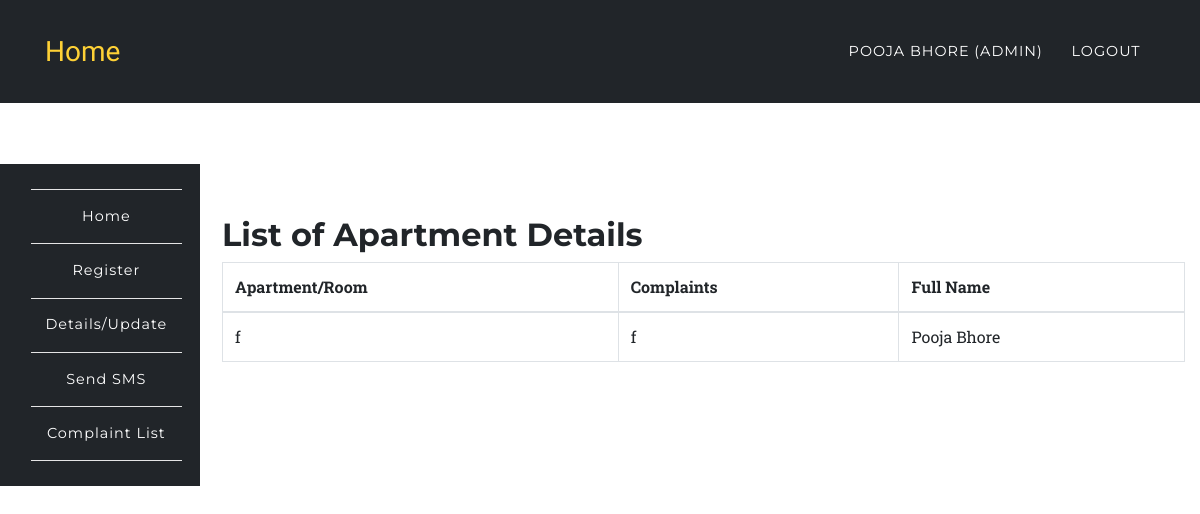
Before: /app/cmplist.php (signed in) with the older database file.
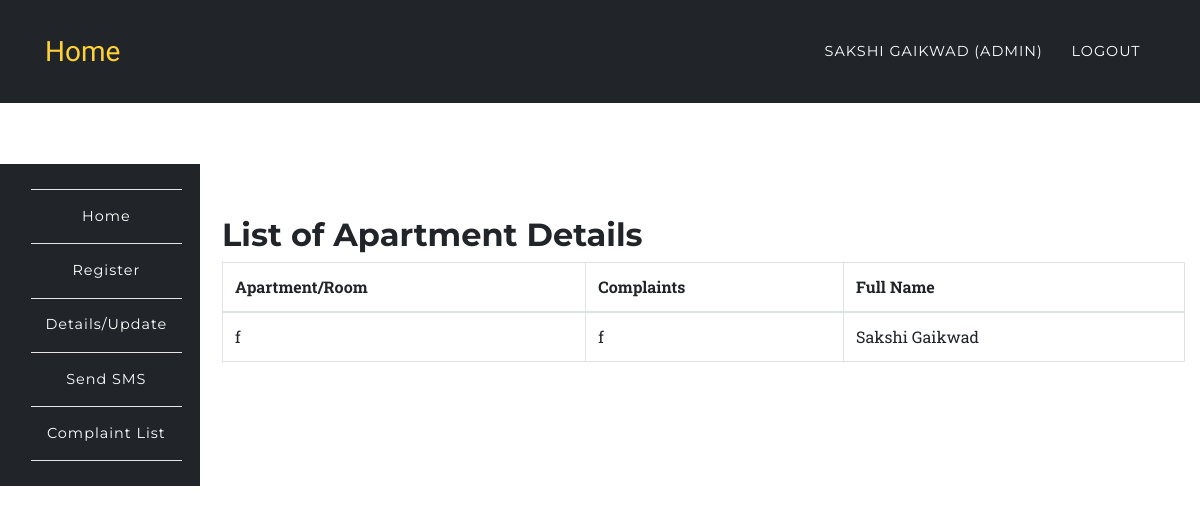
After: the same page with the newer database file.
### tables this page shows
CREATE TABLE `cmps` (
  `id` int(11) NOT NULL,
  `name` varchar(100) DEFAULT NULL,
  `cmp` varchar(200) DEFAULT NULL,
  `username` varchar(200) DEFAULT NULL,
  `fullname` varchar(200) DEFAULT NULL
);

### app/cmplist.php (the view, shortened to what this page needs)
<?php
	require '../config/config.php';
		try {
			if($_SESSION['role'] == 'admin'){
				$stmt = $connect->prepare('SELECT * FROM cmps');
				$stmt->execute();
				$data = $stmt->fetchAll (PDO::FETCH_ASSOC);
			}
		}catch(PDOException $e) {
			$errMsg = $e->getMessage();
		}
?>
<?php include '../include/header.php';?>
	<nav class="navbar navbar-expand-lg navbar-dark fixed-top" style="background-color:#212529;" id="mainNav">
      <div class="container">
	  <a class="navbar-brand js-scroll-trigger" href="../index.php">Home</a>
        <div class="collapse navbar-collapse" id="navbarResponsive">
          <ul class="navbar-nav text-uppercase ml-auto">
            <li class="nav-item">
              <a class="nav-link" href="#"><?php echo $_SESSION['fullname']; ?> <?php if($_SESSION['role'] == 'admin'){ echo "(Admin)"; } ?></a>
            </li>
            <li class="nav-item">
              <a href="../auth/logout.php" class="nav-link">Logout</a>
            </li>
          </ul>
        </div>
      </div>
    </nav>
	<section style="padding-left:0px;">
		<?php include '../include/side-nav.php';?>
	</section>
<br>
<section class="wrapper" style="margin-left: 16%;margin-top: -23%;">
	<div class="container">
		<div class="row">
			<div class="col-12">
			<br>
			<h2>List of Apartment Details</h2>
				<?php
						echo '<table class="table table-bordered">';
						echo '<thead>';
						echo '<tr>';
						echo '<th>Apartment/Room</th>';
						echo '<th>Complaints</th>';
						echo '<th>Full Name</th>';
						echo '</tr>';
						echo '    </thead>';
							echo '    <tbody>';
					foreach ($data as $key => $value) {
					     echo ' <tr>';
					      echo "<td>".$value['name']."</td>";
					     echo "<td>".$value['cmp']."</td>";
					     echo "<td>".$value['fullname']."</td>";
					     echo "</tr>";
					}
					echo ' </tbody>';
					echo '	  </table>';
				?>
			</div>
		</div>
	</div>
</section>
<?php include '../include/footer.php';?>

Changed rows visible on the page:
changed cmps: fullname "Pooja Bhore" → "Sakshi Gaikwad"
Other visible differences:
$_SESSION['fullname']: "POOJA BHORE" → "SAKSHI GAIKWAD"
